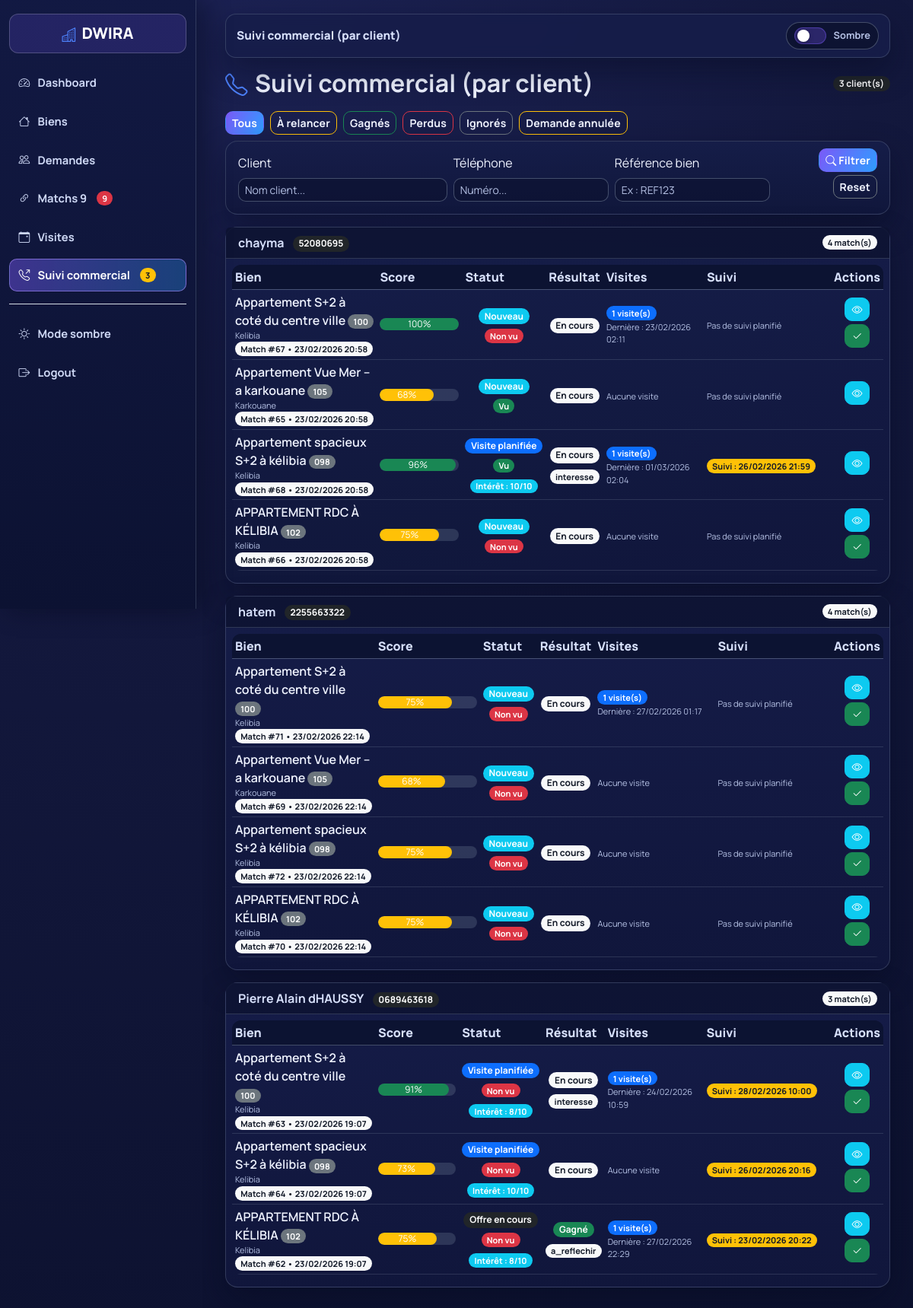
The page /Dwira/admin/suivi_commercial/list.php (signed in) on the database its author committed.
### tables this page shows
CREATE TABLE `matches` (
  `id` int(11) NOT NULL,
  `bien_id` int(11) NOT NULL,
  `demande_id` int(11) NOT NULL,
  `score` int(11) DEFAULT 0,
  `vu` tinyint(4) DEFAULT 0,
  `statut` varchar(50) DEFAULT 'nouveau',
  `interet_client` tinyint(3) UNSIGNED DEFAULT NULL,
  `decision_client` varchar(50) DEFAULT NULL,
  `commentaire_client` text DEFAULT NULL,
  `prochain_suivi_at` datetime DEFAULT NULL,
  `resultat_final` varchar(50) DEFAULT NULL,
  `created_at` timestamp NOT NULL DEFAULT current_timestamp()
);

CREATE TABLE `biens` (
  `id` int(11) NOT NULL,
  `reference` varchar(20) NOT NULL,
  `titre` varchar(255) NOT NULL,
  `telephone_proprietaire` varchar(30) DEFAULT NULL,
  `description` text DEFAULT NULL,
  `prix` decimal(12,2) NOT NULL,
  `type` varchar(50) NOT NULL,
  `statut` varchar(50) NOT NULL,
  `ville` varchar(100) NOT NULL,
  `zone` varchar(100) DEFAULT NULL,
  `chambres` int(11) DEFAULT 0,
  `surface` decimal(8,2) DEFAULT NULL,
  `vue_mer` tinyint(4) DEFAULT 0,
  `parking` tinyint(4) DEFAULT 0,
  `image` varchar(255) DEFAULT NULL,
  `disponible` tinyint(4) DEFAULT 1,
  `created_at` timestamp NOT NULL DEFAULT current_timestamp(),
  `caracteristiques` text DEFAULT NULL,
  `details` text DEFAULT NULL
);

### Dwira/admin/suivi_commercial/list.php (the view, shortened to what the rows shown need)
<?php
require_once "../../config/db.php";
$params     = [];
$whereSql = "";
$sqlMatches = "
    SELECT
        m.id,
        m.score,
        m.vu,
        m.created_at,
        m.statut,
        m.interet_client,
        m.decision_client,
        m.resultat_final,
        m.prochain_suivi_at,
        m.demande_id,
        m.bien_id,
        b.reference     AS bien_reference,
        b.titre         AS bien_titre,
        b.ville         AS bien_ville,
        d.id            AS client_id,
        d.nom           AS client_nom,
        d.telephone     AS client_tel,
        vstat.nb_visites,
        vstat.derniere_visite
    FROM matches m
    JOIN biens b            ON m.bien_id    = b.id
    JOIN clients_demandes d ON m.demande_id = d.id
    LEFT JOIN (
        SELECT
            bien_id,
            demande_id,
            COUNT(*)         AS nb_visites,
            MAX(date_visite) AS derniere_visite
        FROM visites
        GROUP BY bien_id, demande_id
    ) vstat
        ON vstat.bien_id    = m.bien_id
       AND vstat.demande_id = m.demande_id
    $whereSql
    ORDER BY d.nom ASC, d.telephone ASC, m.created_at DESC
";
$stmt = $pdo->prepare($sqlMatches);
$stmt->execute($params);
$rowsMatches = $stmt->fetchAll(PDO::FETCH_ASSOC);
$clients = [];
foreach ($rowsMatches as $r) {
    $cid = $r['client_id'];
    if (!isset($clients[$cid])) {
        $clients[$cid] = [
            'client_nom'          => $r['client_nom'],
            'client_tel'          => $r['client_tel'],
            'matches'             => [],
            'visites_sans_match'  => []
        ];
    }
    $clients[$cid]['matches'][] = $r;
}
function badgeResultat($resultatFinal) {
    if ($resultatFinal === 'gagne')          return "<span class='badge bg-success'>Gagné</span>";
    return "<span class='badge bg-light text-dark'>En cours</span>";
}
function badgeStatutMatch($statut) {
    switch ($statut) {
        case 'nouveau':           return "<span class='badge bg-info text-dark'>Nouveau</span>";
        case 'visite_planifiee':  return "<span class='badge bg-primary'>Visite planifiée</span>";
        case 'offre':             return "<span class='badge bg-dark'>Offre en cours</span>";
    }
}
?>
<!DOCTYPE html>
<html lang="fr">
<head>
<link href="https://cdn.jsdelivr.net/npm/bootstrap@5.3.2/dist/css/bootstrap.min.css" rel="stylesheet">
<link href="https://cdn.jsdelivr.net/npm/bootstrap-icons@1.11.1/font/bootstrap-icons.css" rel="stylesheet">
<link rel='stylesheet' href='/Dwira/assets/css/admin-unified.css?v=202602248'>
</head>
<body>
<div class="main" id="main">
    <div class="d-flex justify-content-between align-items-center mb-3 flex-wrap gap-2">
        <div class="d-flex align-items-center gap-2">
            <h2 class="fw-bold mb-0">📞 Suivi commercial (par client)</h2>
        </div>
    </div>
    <?php foreach ($clients as $clientId => $c): ?>
        <div class="card card-client mb-3">
            <div class="card-header d-flex justify-content-between align-items-center">
                <div>
                    <strong><?= htmlspecialchars($c['client_nom']) ?></strong>
                    <?php if($c['client_tel']): ?>
                        <span class="badge bg-dark ms-2"><?= htmlspecialchars($c['client_tel']) ?></span>
                    <?php endif; ?>
                </div>
                <span class="badge bg-light text-dark badge-small">
                    <?= count($c['matches']) ?> match(s)
                </span>
            </div>
            <div class="card-body p-2">
                <?php if (count($c['matches'])): ?>
                <div class="table-responsive mb-2">
                    <table class="table table-sm align-middle mb-0">
                        <thead>
                            <tr>
                                <th>Bien</th>
                                <th>Score</th>
                                <th>Statut</th>
                                <th>Résultat</th>
                                <th>Visites</th>
                                <th>Suivi</th>
                                <th class="text-center">Actions</th>
                            </tr>
                        </thead>
                        <tbody>
                        <?php foreach($c['matches'] as $m): ?>
                            <?php
                                $score   = (float)$m['score'];
                                $color   = $score >= 80 ? "bg-success" :
                                           ($score >= 60 ? "bg-warning" : "bg-danger");
                                $nextFollow = $m['prochain_suivi_at']
                                    ? date("d/m/Y H:i", strtotime($m['prochain_suivi_at']))
                                    : null;
                                $nbVisites = (int)($m['nb_visites'] ?? 0);
                                $derniereVisite = !empty($m['derniere_visite'])
                                    ? date("d/m/Y H:i", strtotime($m['derniere_visite']))
                                    : null;
                            ?>
                            <tr>
                                <td>
                                    <div class="fw-semibold">
                                        <?= htmlspecialchars($m['bien_titre']) ?>
                                        <?php if(!empty($m['bien_reference'])): ?>
                                            <span class="badge badge-small bg-secondary">
                                                <?= htmlspecialchars($m['bien_reference']) ?>
                                            </span>
                                        <?php endif; ?>
                                    </div>
                                    <div class="text-muted" style="font-size:11px;">
                                        <?= htmlspecialchars($m['bien_ville'] ?? '') ?><br>
                                        <span class="badge badge-small bg-light text-muted">
                                            Match #<?= (int)$m['id'] ?> • <?= date("d/m/Y H:i", strtotime($m['created_at'])) ?>
                                        </span>
                                    </div>
                                </td>
                                <td style="width:160px;">
                                    <div class="progress" style="height:16px;">
                                        <div class="progress-bar <?= $color ?>"
                                             role="progressbar"
                                             style="width: <?= $score ?>%">
                                            <?= $score ?>%
                                        </div>
                                    </div>
                                </td>
                                <td class="text-center">
                                    <?= badgeStatutMatch($m['statut']) ?>
                                    <br>
                                    <?php if($m['vu']): ?>
                                        <span class="badge badge-small bg-success mt-1">Vu</span>
                                    <?php else: ?>
                                        <span class="badge badge-small bg-danger mt-1">Non vu</span>
                                    <?php endif; ?>
                                    <?php if($m['interet_client'] !== null): ?>
                                        <div class="mt-1">
                                            <span class="badge badge-small bg-info text-dark">
                                                Intérêt : <?= (int)$m['interet_client'] ?>/10
                                            </span>
                                        </div>
                                    <?php endif; ?>
                                </td>
                                <td class="text-center">
                                    <?= badgeResultat($m['resultat_final']) ?>
                                    <?php if(!empty($m['decision_client'])): ?>
                                        <div class="mt-1">
                                            <span class="badge badge-small bg-light text-muted">
                                                <?= htmlspecialchars($m['decision_client']) ?>
                                            </span>
                                        </div>
                                    <?php endif; ?>
                                </td>
                                <td style="width:180px;">
                                    <?php if($nbVisites > 0): ?>
                                        <div>
                                            <span class="badge badge-small bg-primary">
                                                <?= $nbVisites ?> visite(s)
                                            </span>
                                        </div>
                                        <?php if($derniereVisite): ?>
                                            <div class="text-muted" style="font-size:11px;">
                                                Dernière : <?= $derniereVisite ?>
                                            </div>
                                        <?php endif; ?>
                                    <?php else: ?>
                                        <span class="text-muted" style="font-size:11px;">
                                            Aucune visite
                                        </span>
                                    <?php endif; ?>
                                </td>
                                <td style="width:180px;">
                                    <?php if($nextFollow): ?>
                                        <span class="badge badge-small bg-warning text-dark">
                                            Suivi : <?= $nextFollow ?>
                                        </span>
                                    <?php else: ?>
                                        <span class="text-muted" style="font-size:11px;">Pas de suivi planifié</span>
                                    <?php endif; ?>
                                </td>
                                <td class="text-center">
                                    <a href="../matches/view.php?id=<?= (int)$m['id'] ?>"
                                       class="btn btn-sm btn-info mb-1">
                                        <i class="bi bi-eye"></i>
                                    </a>
                                    <?php if(!$m['vu']): ?>
                                        <a href="../matches/view.php?id=<?= (int)$m['id'] ?>&vu=1"
                                           class="btn btn-sm btn-success mb-1"
                                           onclick="return confirm('Marquer ce match comme vu ?');">
                                            <i class="bi bi-check2"></i>
                                        </a>
                                    <?php endif; ?>
                                </td>
                            </tr>
                        <?php endforeach; ?>
                        </tbody>
                    </table>
                </div>
                <?php endif; ?>
            </div>
        </div>
    <?php endforeach; ?>
</div>
</body>
</html>

### rows shown on the page
matches: bien.titre "Appartement S+2 à coté du centre ville", bien.reference "100", bien.ville "Kelibia", id "67", created_at "23/02/2026 20:58", score "100", statut "Nouveau", vu "Non vu", nbVisites "1", derniereVisite "23/02/2026 02:11", shows "Pas de suivi planifié"
matches: bien.titre "Appartement Vue Mer – a karkouane", bien.reference "105", bien.ville "Karkouane", id "65", created_at "23/02/2026 20:58", score "68", statut "Nouveau", vu "Vu", shows "Aucune visite", shows "Pas de suivi planifié"
matches: bien.titre "Appartement spacieux S+2 à kélibia", bien.reference "098", bien.ville "Kelibia", id "68", created_at "23/02/2026 20:58", score "96", statut "Visite planifiée", vu "Vu", interet_client "10", decision_client "interesse", nbVisites "1", derniereVisite "01/03/2026 02:04", prochain_suivi_at "26/02/2026 21:59"
matches: bien.titre "APPARTEMENT RDC À KÉLIBIA", bien.reference "102", bien.ville "Kelibia", id "66", created_at "23/02/2026 20:58", score "75", statut "Nouveau", vu "Non vu", shows "Aucune visite", shows "Pas de suivi planifié"
matches: bien.titre "Appartement S+2 à coté du centre ville", bien.reference "100", bien.ville "Kelibia", id "71", created_at "23/02/2026 22:14", score "75", statut "Nouveau", vu "Non vu", nbVisites "1", derniereVisite "27/02/2026 01:17", shows "Pas de suivi planifié"
matches: bien.titre "Appartement Vue Mer – a karkouane", bien.reference "105", bien.ville "Karkouane", id "69", created_at "23/02/2026 22:14", score "68", statut "Nouveau", vu "Non vu", shows "Aucune visite", shows "Pas de suivi planifié"
matches: bien.titre "Appartement spacieux S+2 à kélibia", bien.reference "098", bien.ville "Kelibia", id "72", created_at "23/02/2026 22:14", score "75", statut "Nouveau", vu "Non vu", shows "Aucune visite", shows "Pas de suivi planifié"
matches: bien.titre "APPARTEMENT RDC À KÉLIBIA", bien.reference "102", bien.ville "Kelibia", id "70", created_at "23/02/2026 22:14", score "75", statut "Nouveau", vu "Non vu", shows "Aucune visite", shows "Pas de suivi planifié"
matches: bien.titre "Appartement S+2 à coté du centre ville", bien.reference "100", bien.ville "Kelibia", id "63", created_at "23/02/2026 19:07", score "91", statut "Visite planifiée", vu "Non vu", interet_client "8", decision_client "interesse", nbVisites "1", derniereVisite "24/02/2026 10:59", prochain_suivi_at "28/02/2026 10:00"
matches: bien.titre "Appartement spacieux S+2 à kélibia", bien.reference "098", bien.ville "Kelibia", id "64", created_at "23/02/2026 19:07", score "73", statut "Visite planifiée", vu "Non vu", interet_client "10", shows "Aucune visite", prochain_suivi_at "26/02/2026 20:16"
matches: bien.titre "APPARTEMENT RDC À KÉLIBIA", bien.reference "102", bien.ville "Kelibia", id "62", created_at "23/02/2026 19:07", score "75", statut "Offre en cours", vu "Non vu", interet_client "8", resultat_final "Gagné", decision_client "a_reflechir", nbVisites "1", derniereVisite "27/02/2026 22:29", prochain_suivi_at "23/02/2026 20:22"

### other values the page prints
$totalMatchesNonVus "9"
$totalMatchesToFollow "3"
count($clients) "3"
$c['client_nom'] "chayma"
$c['client_tel'] "52080695"
count($c['matches']) "4"
$c['client_nom'] "hatem"
$c['client_tel'] "2255663322"
$c['client_nom'] "Pierre Alain dHAUSSY"
$c['client_tel'] "0689463618"
count($c['matches']) "3"
